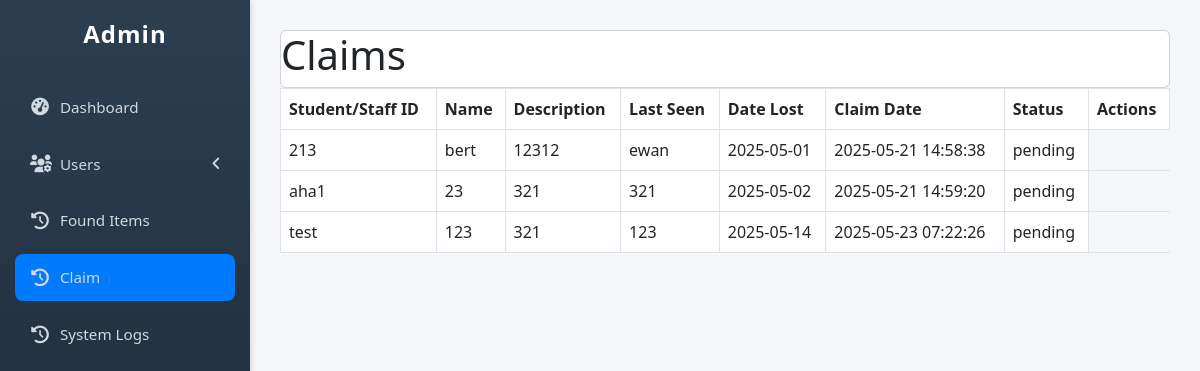
Screenshot of /admin/claim_items.php (signed in) with the database file from the repository.
### tables this page shows
CREATE TABLE `claims` (
  `id` int(11) NOT NULL,
  `item_id` int(11) DEFAULT NULL,
  `student_staff_id` varchar(255) DEFAULT NULL,
  `name` varchar(255) DEFAULT NULL,
  `description` text DEFAULT NULL,
  `last_seen` varchar(255) DEFAULT NULL,
  `date_lost` date DEFAULT NULL,
  `claim_date` timestamp NOT NULL DEFAULT current_timestamp(),
  `status` varchar(255) DEFAULT 'pending',
  `user_id` int(11) DEFAULT NULL
);

### admin/claim_items.php (the view, shortened to what this page needs)
<?php
require('../config/connection.php');
$sql = "SELECT * FROM claims";
$stmt = $connection->prepare($sql);
$stmt->execute();
$result = $stmt->get_result();
?>
<!DOCTYPE html>
<html lang="en">
<head>
    <link href="https://cdn.jsdelivr.net/npm/bootstrap@5.3.0-alpha1/dist/css/bootstrap.min.css" rel="stylesheet">
    <link href="https://cdnjs.cloudflare.com/ajax/libs/font-awesome/6.0.0-beta3/css/all.min.css" rel="stylesheet">
    <link rel="stylesheet" href="../assets/css/sidebar.css">
</head>
<body>
<nav class="sidebar">
    <h2><?php echo ucfirst($_SESSION['user_type']); ?></h2>
    <ul class="nav flex-column">
        <li class="nav-item">
            <a href="dashboard.php" class="nav-link">
                <i class="nav-icon fas fa-tachometer-alt"></i>
                <span>Dashboard</span>
            </a>
        </li>
        <li class="nav-item has-treeview">
            <a href="#" class="nav-link">
                <i class="nav-icon fas fa-users-cog"></i>
                <span>Users</span>
                <i class="right fas fa-angle-left"></i>
            </a>
        </li>
        <li class="nav-item">
            <a href="found_items.php" class="nav-link">
                <i class="nav-icon fas fa-history"></i>
                <span>Found Items</span>
            </a>
        </li>
         <li class="nav-item">
            <a href="claim_items.php" class="nav-link page-active">
                <i class="nav-icon fas fa-history"></i>
                <span>Claim</span>
            </a>
        </li>
        <li class="nav-item">
            <a href="systemLogs.php" class="nav-link">
                <i class="nav-icon fas fa-history"></i>
                <span>System Logs</span>
            </a>
        </li>
    </ul>
</nav>
<div class="content">
    <div class="card"><h1>Claims</h1></div>
<table class="table table-bordered">
  <thead>
    <tr>
      <th>Student/Staff ID</th>
      <th>Name</th>
      <th>Description</th>
      <th>Last Seen</th>
      <th>Date Lost</th>
      <th>Claim Date</th>
      <th>Status</th>
      <th>Actions</th>
    </tr>
  </thead>
  <tbody>
    <?php
    if ($result->num_rows > 0) {
        while ($row = $result->fetch_assoc()) {
            echo "<tr>";
            echo "<td>" . htmlspecialchars($row["student_staff_id"]) . "</td>";
            echo "<td>" . htmlspecialchars($row["name"]) . "</td>";
            echo "<td>" . htmlspecialchars($row["description"]) . "</td>";
            echo "<td>" . htmlspecialchars($row["last_seen"]) . "</td>";
            echo "<td>" . htmlspecialchars($row["date_lost"]) . "</td>";
            echo "<td>" . htmlspecialchars($row["claim_date"]) . "</td>";
            echo "<td>" . htmlspecialchars($row["status"]) . "</td>";
            echo "</tr>";
        }
    } else {
        echo "<tr><td colspan='6'>No claims found.</td></tr>";
    }
    ?>
  </tbody>
</table>
</div>
</body>
</html>

### assets/css/sidebar.css (style rules this page uses)
* { padding: 0; margin: 0; box-sizing: border-box; }
body { font-family: 'Segoe UI', Tahoma, Geneva, Verdana, sans-serif; overflow-x: hidden; }
.sidebar { position: fixed; top: 0; left: 0; height: 100%; width: 250px; background: linear-gradient(180deg, #2c3e50 0%, #1a252f 100%); padding: 20px 15px; box-shadow: 2px 0 5px rgba(0,0,0,0.1); z-index: 1000; transition: transform 0.3s ease, width 0.3s ease; }
.sidebar h2 { color: #ffffff; font-size: 1.5rem; font-weight: 600; text-align: center; margin-bottom: 30px; letter-spacing: 1px; }
.sidebar .nav-link { color: #d1d8e0; padding: 12px 15px; text-decoration: none; display: flex; align-items: center; border-radius: 8px; margin: 5px 0; transition: all 0.3s ease; font-size: 0.95rem; }
.sidebar .nav-icon { margin-right: 10px; font-size: 1.1rem; width: 20px; text-align: center; }
.right { margin-left: auto; transition: transform 0.3s ease; }
.content { margin-left: 250px; padding: 30px; min-height: 100vh; background-color: #f4f6f9; transition: margin-left 0.3s ease; }
.page-active { background-color: #007bff; }

### rows the page displays
claims: student_staff "213", name "bert", description "12312", last_seen "ewan", date_lost "2025-05-01", claim_date "2025-05-21 14:58:38", status "pending"
claims: student_staff "aha1", name "23", description "321", last_seen "321", date_lost "2025-05-02", claim_date "2025-05-21 14:59:20", status "pending"
claims: student_staff "test", name "123", description "321", last_seen "123", date_lost "2025-05-14", claim_date "2025-05-23 07:22:26", status "pending"

### other values shown
$_SESSION['user_type'] "Admin"
